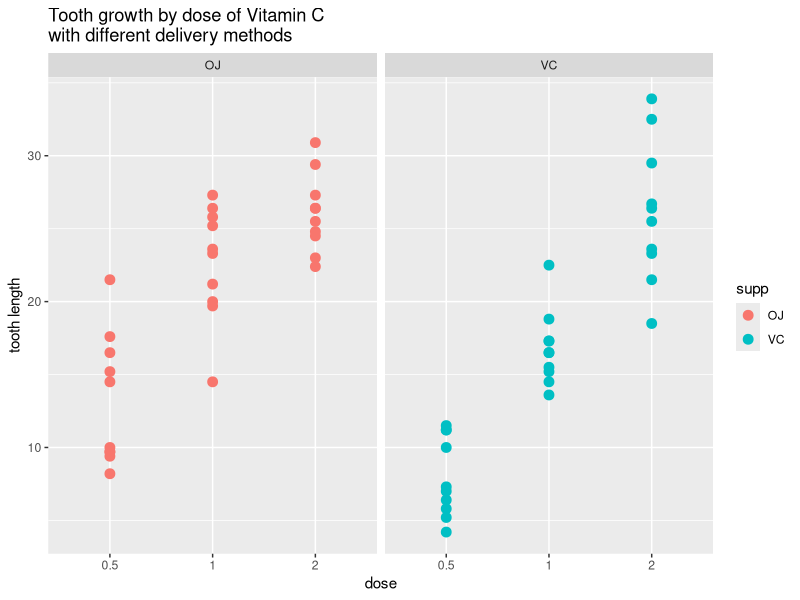
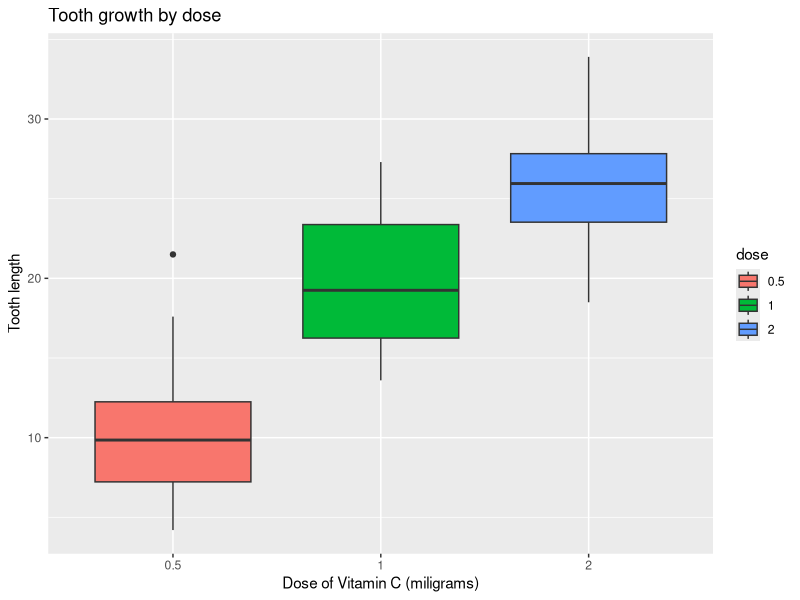
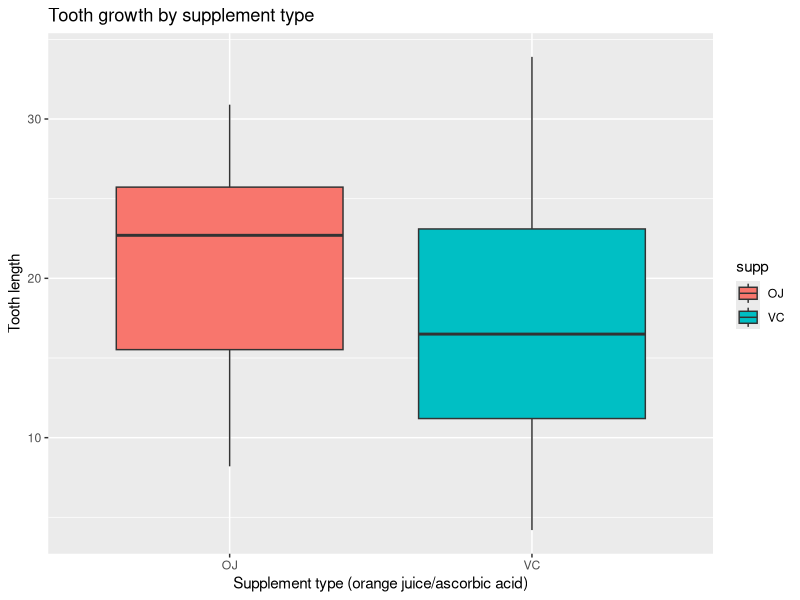

Write R code to recreate these figures, in order.
## ---- chunk 1
library(ggplot2)
library(dplyr)
options(scipen=99)
library(datasets)
tg <- ToothGrowth
## ---- chunk 2
tg$dose <- as.factor(tg$dose)
## ---- chunk 3
ggplot(data = tg, aes(dose, len)) + geom_point(aes(colour = supp), size=3) + ggtitle("Tooth growth by dose of Vitamin C\nwith different delivery methods") + ylab("tooth length") + facet_grid(. ~ supp)
## ---- chunk 4
tg %>% group_by(dose) %>% summarise(mean(len))
## ---- chunk 5
with(tg, t.test(len[dose=="0.5"], len[dose=="1"]))
with(tg, t.test(len[dose=="1"], len[dose=="2"]))
with(tg, t.test(len[dose=="0.5"], len[dose=="2"]))
## ---- chunk 6
with(tg, t.test(len[dose=="0.5"], len[dose=="1"]))$p.value
with(tg, t.test(len[dose=="1"], len[dose=="2"]))$p.value
with(tg, t.test(len[dose=="0.5"], len[dose=="2"]))$p.value
## ---- chunk 7
tg %>% group_by(supp) %>% summarise(mean(len))
## ---- chunk 8
with(tg, t.test(len[supp=="OJ"], len[supp=="VC"]))
## ---- chunk 9
with(tg, t.test(len[supp=="OJ" & dose=="0.5"], len[supp=="VC" & dose=="0.5"]))$p.value
with(tg, t.test(len[supp=="OJ" & dose=="1"], len[supp=="VC" & dose=="1"]))$p.value
with(tg, t.test(len[supp=="OJ" & dose=="2"], len[supp=="VC" & dose=="2"]))$p.value
## ---- chunk 10
str(tg)
head(tg)
summary(tg)
## ---- chunk 11
ggplot(data = tg, aes(dose, len)) + 
  geom_boxplot(aes(fill = dose)) + 
  ggtitle("Tooth growth by dose") + 
  ylab("Tooth length") + xlab("Dose of Vitamin C (miligrams)")
## ---- chunk 12
ggplot(data = tg, aes(supp, len)) + 
  geom_boxplot(aes(fill = supp)) + 
  ggtitle("Tooth growth by supplement type") + 
  ylab("Tooth length") + xlab("Supplement type (orange juice/ascorbic acid)")
